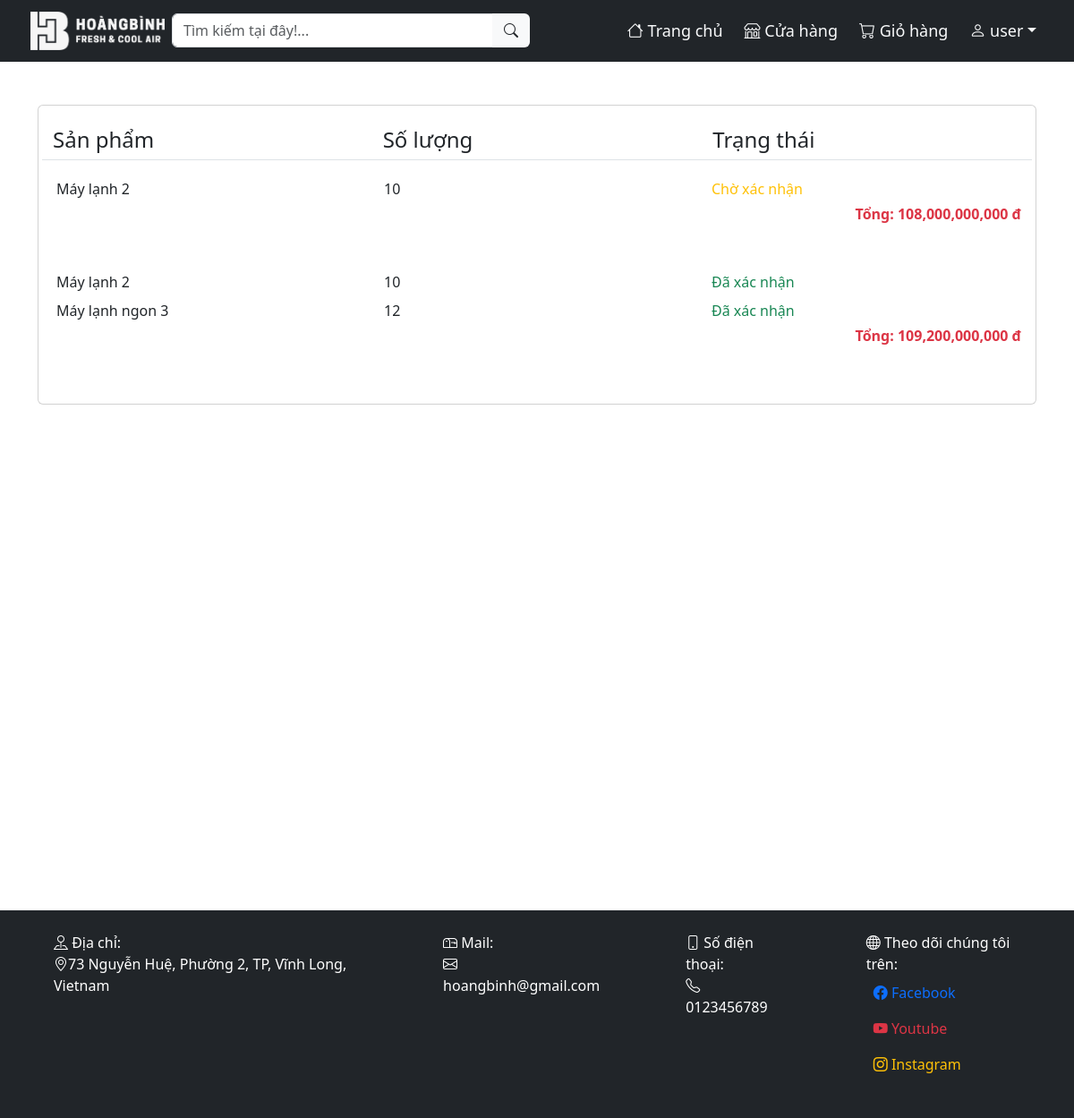
/bill.php (signed in), run on an earlier commit of the app's database.
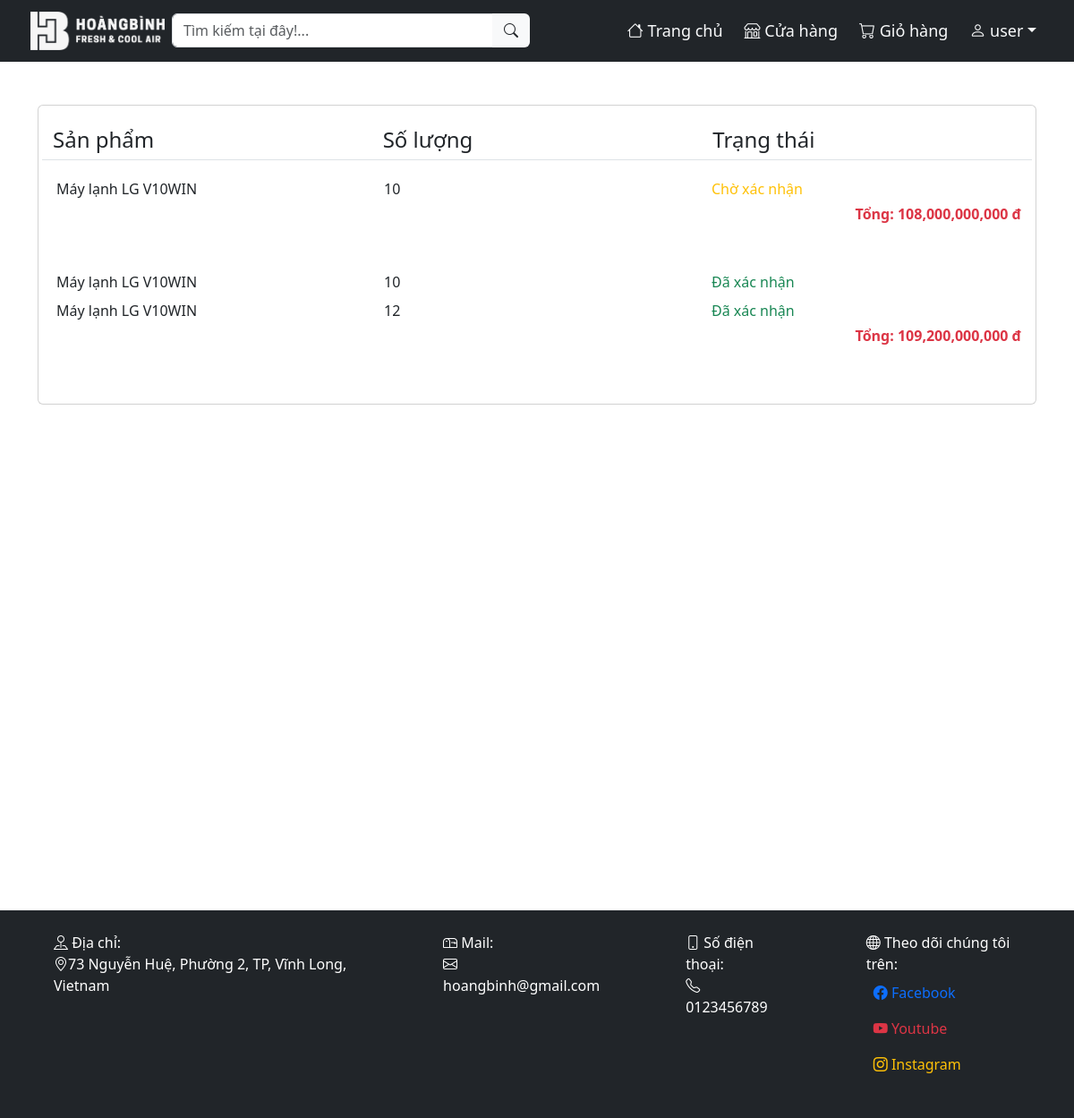
And on a later commit of the database.
### tables this page shows
CREATE TABLE `item_bill` (
  `bill_id` int(11) NOT NULL,
  `item_id` int(11) NOT NULL,
  `num` int(11) NOT NULL
);

CREATE TABLE `product` (
  `prd_id` int(10) NOT NULL,
  `prd_name` varchar(100) NOT NULL,
  `prd_price` decimal(50,0) NOT NULL,
  `prd_pricenew` float DEFAULT NULL,
  `prd_size` varchar(50) NOT NULL,
  `prd_inverter` varchar(10) NOT NULL DEFAULT 'Không',
  `prd_color` varchar(20) NOT NULL,
  `prd_vol` int(10) NOT NULL,
  `picture` varchar(100) NOT NULL,
  `views` int(11) NOT NULL DEFAULT 0,
  `brand_id` int(10) DEFAULT NULL,
  `type_id` int(10) DEFAULT NULL
);

### bill.php (the view, shortened to what this page needs)
<?php
    include "./handle/handle_sqldata.php";
    require "./web/echoHTML.php";
    $username=$_SESSION['username'];
?>
<!DOCTYPE html>
<html lang="en">
<head>
    <link rel="stylesheet" href="./css/style.css">
    <link rel="stylesheet" href="./css/bootstrap.css">
    <link rel="stylesheet" href="https://cdn.jsdelivr.net/npm/bootstrap-icons@1.11.1/font/bootstrap-icons.css">
</head>
<body>
<div id="body" class="container py-5">
    <div class="card mx-auto p-3">
        <div class="row border-bottom py-1 mb-3">
            <div class="col fs-4">Sản phẩm</div>
            <div class="col fs-4">Số lượng</div>
            <div class="col fs-4">Trạng thái</div>
        </div>
        <?php
        $sql="SELECT bil_id FROM bill WHERE username='$username'";
        $result = mysqli_query($conn,$sql);
        foreach($result as $item){
            $id= $item["bil_id"];
            $sql="SELECT item_bill.bill_id,prd_name,item_bill.num,bill.total,bill.stats FROM item_bill,bill,product WHERE bill.bil_id=item_bill.bill_id AND bill.username='$username' AND item_bill.item_id=product.prd_id AND bill.bil_id=$id";
            $result2=mysqli_query($conn,$sql);
            foreach($result2 as $item2){
                echo '<div class="row p-1">
                    <div class="col">'.$item2['prd_name'].'</div>
                    <div class="col">'.$item2['num'].'</div>';
                switch($item2['stats']){
                    case 0:
                        echo '<div class="col text-warning">Chờ xác nhận</div></div>';
                        break;
                    case 1:
                        echo '<div class="col text-success">Đã xác nhận</div></div>';
                        break;
                }
            }
            echo '<div class="d-flex flex-row-reverse fw-bold mb-5"><div class="text-danger ">Tổng: '.number_format($item2['total']).' đ</div></div>';
        }
        ?>
    </div>
</div>
</body>
</html>

What changed in the data, as far as the page shows it:
changed through a linked row, item_bill (number 1 of 3 on the later page): item.prd_name "Máy lạnh 2" → "Máy lạnh LG V10WIN"
changed through a linked row, item_bill (number 2 of 3 on the later page): item.prd_name "Máy lạnh 2" → "Máy lạnh LG V10WIN"
changed through a linked row, item_bill (number 3 of 3 on the later page): item.prd_name "Máy lạnh ngon 3" → "Máy lạnh LG V10WIN"
